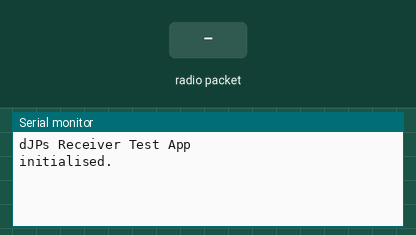
The sketch below on a simulated Arduino Uno, built with avr-gcc and run on an emulated ATmega328P. Shown: the last lines printed to the serial monitor. Inputs (shaded band) come from the test bench. No radio packets arrive unless stated.

Above: at 1.2 s.
1.3 s: radio packet "5" arrives
At 1.6 s:
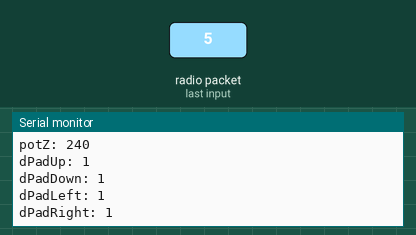
2.8 s: radio packet "90" arrives
At 3.4 s:
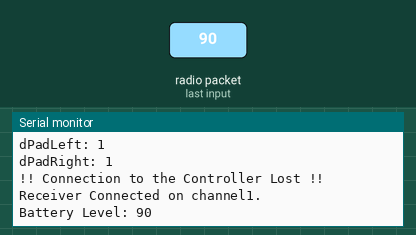
4.3 s: radio packet "200" arrives
At 5.8 s:
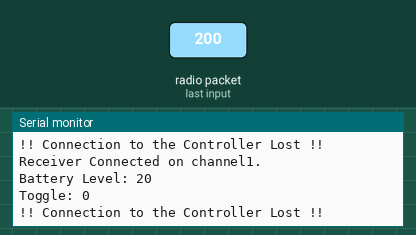

Measured:
- after the input at 1.3 s, the serial monitor: prints a new line at once (image 1)
- after the input at 2.8 s, the serial monitor: prints a new line at once (image 2)
- after the input at 4.3 s, the serial monitor: prints a new line at once (image 3)

The sketch:

dJPsReceiver.ino
```cpp
#include "DJPsReceiver.h"

/**
 * This is the test program for dJPsReceiver library
 *
 * To use this code (or to update after code changes) copy the .cpp and .h into
 * your libraries subdirectory of your sketchbook
 */

#define PIN_CE 9
#define PIN_CSN 10
#define CHANNEL 1

// Create the receiver
DJPsReceiver receiver(PIN_CE, PIN_CSN, CHANNEL);

void setup() {
  Serial.begin(115200);
  Serial.println("dJPs Receiver Test App");

  receiver.onBatteryLevelChange = batteryLevelChanged;
  receiver.onBtnToggleChange = btnToggleChanged;
  receiver.onBtnAChange = btnAChanged;
  receiver.onBtnBChange = btnBChanged;
  receiver.onBtnCChange = btnCChanged;
  receiver.onDPadUpChange = dPadUpChanged;
  receiver.onDPadDownChange = dPadDownChanged;
  receiver.onDPadLeftChange = dPadLeftChanged;
  receiver.onDPadRightChange = dPadRightChanged;
  receiver.onJoyXChange = joyXChanged;
  receiver.onJoyYChange = joyYChanged;
  receiver.onPotZChange = potZChanged;
  receiver.onConnected = onConnected;
  receiver.onDisconnected = onDisconnected;
  receiver.begin();

  Serial.println("initialised.");
}

void loop() {
  // Check to see if the receiver has noticed any changes in the controller
  receiver.run();
}

void batteryLevelChanged(byte value) {
  Serial.print("Battery Level: ");
  Serial.println(value);
}

void btnAChanged(bool value) {
  Serial.print("A: ");
  Serial.println(value);
}

void btnBChanged(bool value) {
  Serial.print("B: ");
  Serial.println(value);
}

void btnCChanged(bool value) {
  Serial.print("C: ");
  Serial.println(value);
}

void btnToggleChanged(bool value) {
  Serial.print("Toggle: ");
  Serial.println(value);
}

void dPadUpChanged(bool value) {
  Serial.print("dPadUp: ");
  Serial.println(value);
}

void dPadDownChanged(bool value) {
  Serial.print("dPadDown: ");
  Serial.println(value);
}

void dPadLeftChanged(bool value) {
  Serial.print("dPadLeft: ");
  Serial.println(value);
}

void dPadRightChanged(bool value) {
  Serial.print("dPadRight: ");
  Serial.println(value);
}

void joyXChanged(byte value) {
  Serial.print("joyX: ");
  Serial.println(value);
}

void joyYChanged(byte value) {
  Serial.print("joyY: ");
  Serial.println(value);
}

void potZChanged(byte value) {
  Serial.print("potZ: ");
  Serial.println(value);
}

void onConnected() {
  Serial.print("Receiver Connected on channel");
  Serial.print(CHANNEL);
  Serial.println(".");
}

void onDisconnected() {
  Serial.println("!! Connection to the Controller Lost !!");
}
```

DJPsReceiver.cpp
```cpp
/**
 * dJP's Controller Receiver Library
 * Created by dJPoida (aka Peter Eldred)
 *
 * For use with dJP's Controller
 */

#include "Arduino.h"
#include "DJPsReceiver.h"
#include <SPI.h>
#include <nRF24L01.h>
#include <RF24.h>


/**
 * Constructor
 */
DJPsReceiver::DJPsReceiver(byte pin_ce, byte pin_csn, byte channel)
{
  _pin_ce = pin_ce;
  _pin_csn = pin_csn;
  _channel = channel;
  _lastMessageRceivedMillis = 0;

  _radio = new RF24(_pin_ce, _pin_csn);
}


/**
 * Call this from your setup function to begin listening for dJPs controller
 */
void DJPsReceiver::begin() {
  const byte address[5] = {'d','J','P','0',_channel};
  _radio->begin();
  _radio->setDataRate(RADIO_DATA_RATE);
  _radio->openReadingPipe(1, address);
  _radio->startListening();
}


/**
 * Call this from your loop to check the RF24's receive buffer and
 * Check for updates to the controller state
 */
void DJPsReceiver::run() {
  long currentMillis = millis();

  // Check to see if there is data on the radio receiver buffer
  if (_radio->available()) {
    // Let's keep track of the message receipt so we don't declare the controller disconnected
    _lastMessageRceivedMillis = currentMillis;

    _radio->read(&_dataReceived, DATA_PACKET_SIZE);

    // Debug Only
    // Serial.print("Data received ");
    // for (byte i = 0; i < DATA_PACKET_SIZE; i++) {
    //  Serial.print(_dataReceived[i]);
    // }
    // Serial.println("");

    // Example Receipt:
    // PPTABCXXXYYYZZUNLR (18 Bytes)
    // 990000127127000000 (18 bytes)

    // Announce a connection
    _setConnected(1);

    // Parse and action the string of data
    _setControlData_batteryLevel(((byte)_dataReceived[0]-48) * 10 + ((byte)_dataReceived[1]-48));
    _setControlData_btnToggle((byte)_dataReceived[2]-48);
    _setControlData_btnA((byte)_dataReceived[3]-48);
    _setControlData_btnB((byte)_dataReceived[4]-48);
    _setControlData_btnC((byte)_dataReceived[5]-48);
    _setControlData_joyX(((byte)_dataReceived[6]-48)*100 + ((byte)_dataReceived[7]-48)*10 + ((byte)_dataReceived[8]-48));
    _setControlData_joyY(((byte)_dataReceived[9]-48)*100 + ((byte)_dataReceived[10]-48)*10 + ((byte)_dataReceived[11]-48));
    _setControlData_potZ(((byte)_dataReceived[12]-48)*10 + ((byte)_dataReceived[13]-48));
    _setControlData_dPadUp((byte)_dataReceived[14]-48);
    _setControlData_dPadDown((byte)_dataReceived[15]-48);
    _setControlData_dPadLeft((byte)_dataReceived[16]-48);
    _setControlData_dPadRight((byte)_dataReceived[17]-48);
  } else {
    // Nothing in the receiver buffer? Let's check to see if we've been disconnected
    _checkConnected(currentMillis);
  }
}


/**
 * Set the battery level
 */
void DJPsReceiver::_setControlData_batteryLevel(byte value) {
  if (batteryLevel != value) {
    batteryLevel = value;
    if (onBatteryLevelChange) {
      onBatteryLevelChange(value);
    }
  }
}


/**
 * Set the Toggle Button Value
 */
void DJPsReceiver::_setControlData_btnToggle(bool value) {
  // TODO: debounce
  if (btnToggle != value) {
    btnToggle = value;
    if (onBtnToggleChange) {
      onBtnToggleChange(value);
    }
  }
}


/**
 * Set the Button A Value
 */
void DJPsReceiver::_setControlData_btnA(bool value) {
  // TODO: debounce
  if (btnA != value) {
    btnA = value;
    if (onBtnAChange) {
      onBtnAChange(value);
    }
  }
}


/**
 * Set the Button B Value
 */
void DJPsReceiver::_setControlData_btnB(bool value) {
  // TODO: debounce
  if (btnB != value) {
    btnB = value;
    if (onBtnBChange) {
      onBtnBChange(value);
    }
  }
}


/**
 * Set the Button C Value
 */
void DJPsReceiver::_setControlData_btnC(bool value) {
  // TODO: debounce
  if (btnC != value) {
    btnC = value;
    if (onBtnCChange) {
      onBtnCChange(value);
    }
  }
}


/**
 * Set the Joystick X value
 */
void DJPsReceiver::_setControlData_joyX(byte value) {
  // TODO: debounce
  if (joyX != value) {
    joyX = value;
    if (onJoyXChange) {
      onJoyXChange(value);
    }
  }
}


/**
 * Set the Joystick Y value
 */
void DJPsReceiver::_setControlData_joyY(byte value) {
  // TODO: debounce
  if (joyY != value) {
    joyY = value;
    if (onJoyYChange) {
      onJoyYChange(value);
    }
  }
}


/**
 * Set the Potentiometer Z value
 */
void DJPsReceiver::_setControlData_potZ(byte value) {
  // TODO: debounce
  if (potZ != value) {
    potZ = value;
    if (onPotZChange) {
      onPotZChange(value);
    }
  }
}


/**
 * Set the DPad Up value
 */
void DJPsReceiver::_setControlData_dPadUp(bool value) {
  // TODO: debounce
  if (dPadUp != value) {
    dPadUp = value;
    if (onDPadUpChange) {
      onDPadUpChange(value);
    }
  }
}


/**
 * Set the DPad Down Value
 */
void DJPsReceiver::_setControlData_dPadDown(bool value) {
  // TODO: debounce
  if (dPadDown != value) {
    dPadDown = value;
    if (onDPadDownChange) {
      onDPadDownChange(value);
    }
  }
}


/**
 * Set the DPad Left Value
 */
void DJPsReceiver::_setControlData_dPadLeft(bool value) {
  // TODO: debounce
  if (dPadLeft != value) {
    dPadLeft = value;
    if (onDPadLeftChange) {
      onDPadLeftChange(value);
    }
  }
}


/**
 * Set the DPad Right value
 */
void DJPsReceiver::_setControlData_dPadRight(bool value) {
  // TODO: debounce
  if (dPadRight != value) {
    dPadRight = value;
    if (onDPadRightChange) {
      onDPadRightChange(value);
    }
  }
}


/**
 * Fired when any message (including a heartbeat) is received.
 * If the previous connection state is false, the onConnected
 * event will fire.
 */
void DJPsReceiver::_setConnected(bool value) {
  if (value != connected) {
    connected = value;
    if (connected && onConnected) {
      onConnected();
    } else if (onDisconnected) {
      onDisconnected();
    }
  }
}


/**
 * Fired on every run loop to check that the last message received is
 * inside the threshold for declaring the receiver "disconnected".
 */
void DJPsReceiver::_checkConnected(long currentMillis) {
  if (currentMillis > (_lastMessageRceivedMillis + HEARTBEAT_TOLERANCE)) {
    // Exceeded the HEARTBEAT_TOLERANCE millisecond value since last contact with the controller
    _setConnected(0);
  }
}
```

DJPsReceiver.h
```cpp
/**
 * dJP's Controller Receiver Library
 * Created by dJPoida (aka Peter Eldred)
 *
 * For use with dJP's Controller
 */

#ifndef DJPsReceiver_h
#define DJPsReceiver_h

#include "Arduino.h"
#include <RF24.h>

// Data rate needs to match that in the dJPs Controller Transmit Code
#define RADIO_DATA_RATE RF24_1MBPS

// The data packet size that matches that of the transmitted packet
#define DATA_PACKET_SIZE 18

// How many milliseconds can elapse between receieving an instruction from the
// controller before declaring a disconnection.
// Typically the controller has a heartbeat of 500ms.
#define HEARTBEAT_TOLERANCE 750

typedef void (*byteValueChangedFunction)(byte);
typedef void (*boolValueChangedFunction)(bool);
typedef void (*generalEventFunction)();

class DJPsReceiver
{
  public:
    DJPsReceiver(byte pin_ce, byte pin_csn, byte channel);

    void begin();
    void run();

    float version = 1.0;

    bool connected = 0;

    byte batteryLevel = 99;
    bool btnToggle = 0;
    bool btnA = 0;
    bool btnB = 0;
    bool btnC = 0;
    byte joyX = 127;
    byte joyY = 127;
    byte potZ = 0;
    bool dPadUp = 0;
    bool dPadDown = 0;
    bool dPadLeft = 0;
    bool dPadRight = 0;

    byteValueChangedFunction onBatteryLevelChange;
    boolValueChangedFunction onBtnToggleChange;
    boolValueChangedFunction onBtnAChange;
    boolValueChangedFunction onBtnBChange;
    boolValueChangedFunction onBtnCChange;
    byteValueChangedFunction onJoyXChange;
    byteValueChangedFunction onJoyYChange;
    byteValueChangedFunction onPotZChange;
    boolValueChangedFunction onDPadUpChange;
    boolValueChangedFunction onDPadDownChange;
    boolValueChangedFunction onDPadLeftChange;
    boolValueChangedFunction onDPadRightChange;

    generalEventFunction onConnected;
    generalEventFunction onDisconnected;

  private:
    byte _pin_ce;
    byte _pin_csn;
    byte _channel;

    long _lastMessageRceivedMillis;

    char _dataReceived[DATA_PACKET_SIZE];

    void _setControlData_batteryLevel(byte value);
    void _setControlData_btnToggle(bool value);
    void _setControlData_btnA(bool value);
    void _setControlData_btnB(bool value);
    void _setControlData_btnC(bool value);
    void _setControlData_joyX(byte value);
    void _setControlData_joyY(byte value);
    void _setControlData_potZ(byte value);
    void _setControlData_dPadUp(bool value);
    void _setControlData_dPadDown(bool value);
    void _setControlData_dPadLeft(bool value);
    void _setControlData_dPadRight(bool value);

    void _setConnected(bool value);
    void _checkConnected(long currentMillis);

    RF24 *_radio;
};

#endif
```
